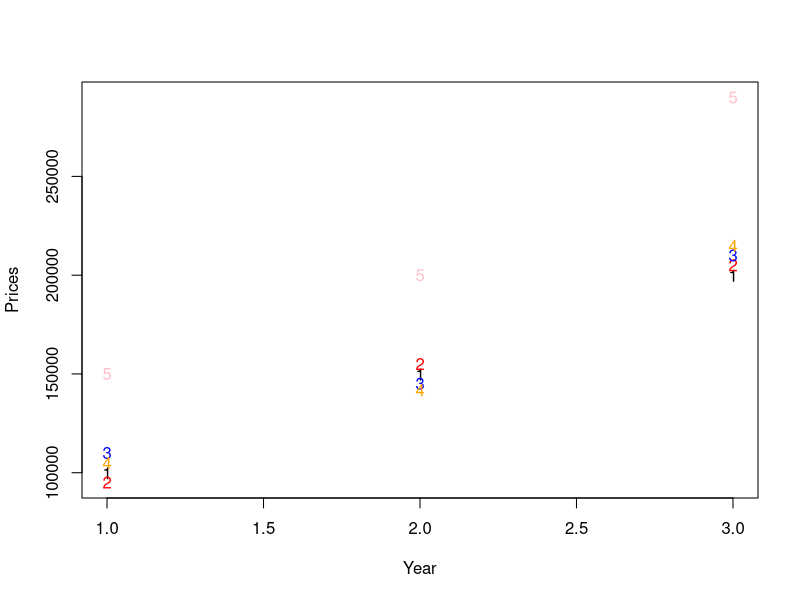

Source code (R):
# Ejercicio 3


# Crear una matriz de dimensiones 3x4, donde las filas hagan referencia a los años de los automoviles
# del 2019 -2021 y se comparen con 4 marcas Nissan, Ford, kia y Seat

precios <- c(100000,95000,110000,105000, 150000,155000,145000,142000, 200000,205000,210000,215000)
marcas <- c("Nissan","Ford","Kia","Seat")
anios <- c(2019,2020,2021)
matriz_autos <- matrix(data = precios, nrow = 3, byrow = TRUE, dimnames = list(anios, marcas))

# Agregare una nueva marca la cual sera Audi y los valores para los años 2019-2021
# Son 150000,200000,290000

Audi <- c(150000,200000,290000)

matriz_autos2 <- cbind(matriz_autos, `Audi`)

#Graficar con Matplot

matplot(matriz_autos2, type = "p", col = c("black","red","blue","orange","pink"),
        xlab = "Year", ylab = "Prices")
